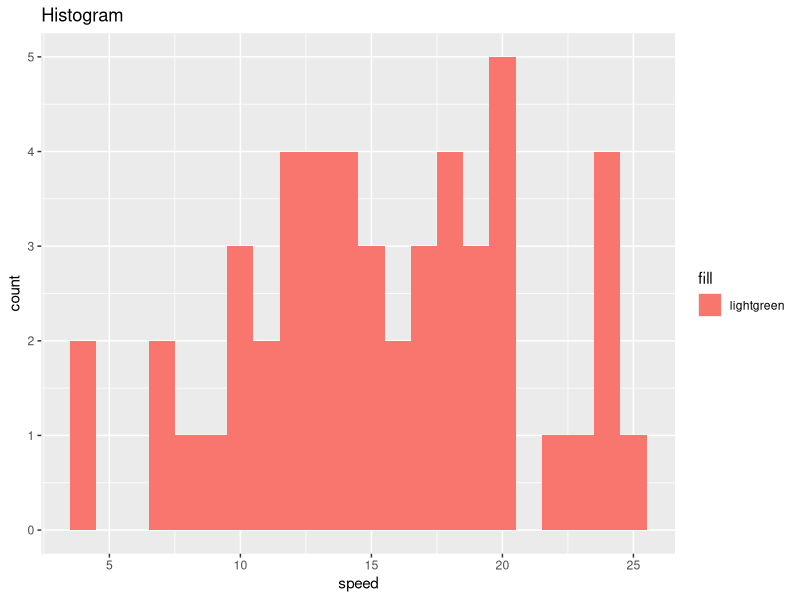

Reproduce this figure in R.
## ---- chunk 1
library(ggplot2)
## ---- chunk 2
data("cars")
str(cars)
## ---- chunk 3
ggplot(cars,aes(speed, fill ="lightgreen"))+
  geom_histogram(binwidth = 1)+
  ggtitle("Histogram")
